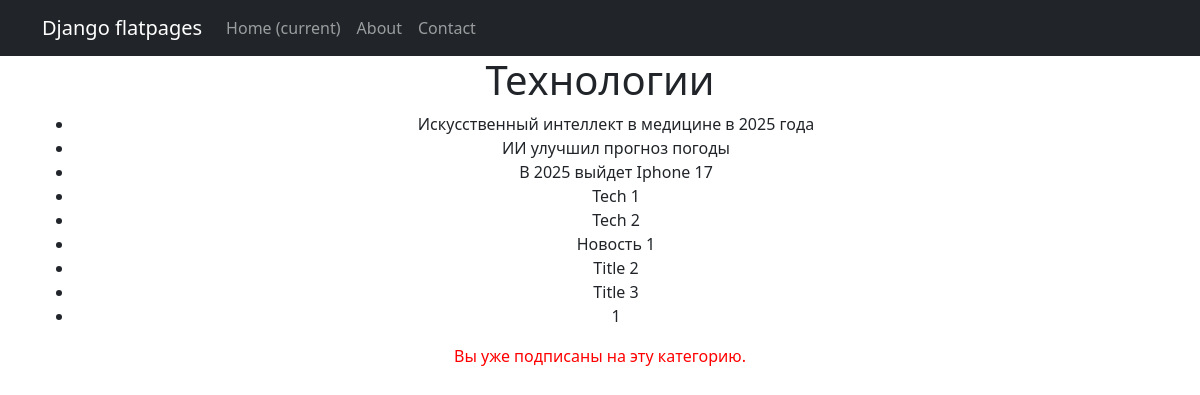
Before: /category/12/ (signed in) with the older database file.
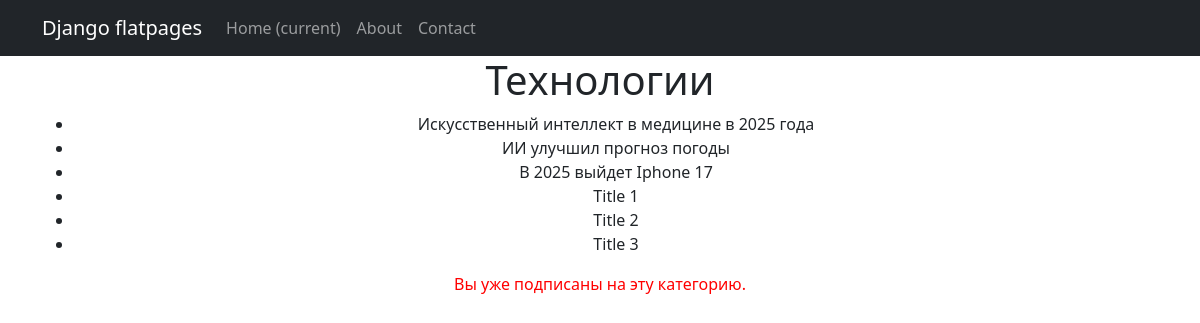
After: the same page with the newer database file.
### models_app/models.py (models this page shows, shortened)
class Category(models.Model):
    name = models.CharField(max_length=100, unique=True)
    subscribers = models.ManyToManyField(User, related_name='subscribed_categories', blank=True)

class Post(models.Model):
    ARTICLE = 'AR'
    NEWS = 'NW'
    POST_TYPE_CHOICES = [
        (ARTICLE, 'Article'),
        (NEWS, 'News'),
    ]
    author = models.ForeignKey(Author, on_delete=models.CASCADE, related_name='posts')
    post_type = models.CharField(max_length=2, choices=POST_TYPE_CHOICES, default=ARTICLE)
    created_at = models.DateTimeField(auto_now_add=True)
    categories = models.ManyToManyField(Category, related_name='posts')
    title = models.CharField(max_length=255)
    content = models.TextField()
    rating = models.IntegerField(default=0)

### appointment_app/views.py (the view, shortened to what this page needs)
# urls.py: path('category/<int:pk>/', SubscribeToCategoryView.as_view(), name='category_detail'),
class SubscribeToCategoryView(LoginRequiredMixin, DetailView):
    model = Category
    template_name = 'appointment_app/subscribe_category.html'
    context_object_name = 'category'
    def get_context_data(self, **kwargs):
        context = super().get_context_data(**kwargs)
        category = self.get_object()
        context['news'] = category.posts.filter(post_type=Post.NEWS)
        context['is_subscribed'] = category.subscribers.filter(id=self.request.user.id).exists()
        return context

### appointment_app/templates/appointment_app/subscribe_category.html
{% extends 'flatpages/default.html' %}
{% block content %}
<h1>{{ category.name }}</h1>
<ul>
    {% for post in news %}
        <li>{{ post.title }}</li>
    {% endfor %}
</ul>
{% if is_subscribed %}
    <p style="color:red">Вы уже подписаны на эту категорию.</p>
{% else %}
    <form action="{% url 'category_detail' category.id %}" method="post">
        {% csrf_token %}
        <button type="submit">Подписаться</button>
    </form>
{% endif %}
{% endblock content %}

### templates/flatpages/default.html (shortened to what this page needs)
<!DOCTYPE html>
<html lang="en">
    <head>
        {% load static %}
        <link href="{% static 'css/styles.css' %}" rel="stylesheet" />
    </head>
    <body>
        {% load cache %}
            {% cache 30 header %}
                {% block header %}
                    <nav class="navbar navbar-expand-lg navbar-dark bg-dark static-top">
                        <div class="container">
                           <a class="navbar-brand" href="#">Django flatpages</a>
                           <div class="collapse navbar-collapse" id="navbarResponsive">
                               <ul class="navbar-nav ml-auto">
                                   <li class="nav-item active">
                                       <a class="nav-link" href="#">Home
                                           <span class="sr-only">(current)</span>
                                       </a>
                                   </li>
                                   <li class="nav-item">
                                       <a class="nav-link" href="/about/">About</a>
                                   </li>
                                   <li class="nav-item">
                                       <a class="nav-link" href="/contacts/">Contact</a>
                                   </li>
                               </ul>
                           </div>
                        </div>
                    </nav>
                {% endblock header %}
            {% endcache %}
        <div class="container">
            <div class="row">
               <div class="col-lg-12 text-center">
                    {% block content %}
                    {% endblock content %}
               </div>
           </div>
        </div>
    </body>
</html>

Changed rows visible on the page:
removed Post: title "Tech 1"
removed Post: title "Tech 2"
removed Post: title "Новость 1"
removed Post: title "1"
added Post: title "Title 1"
